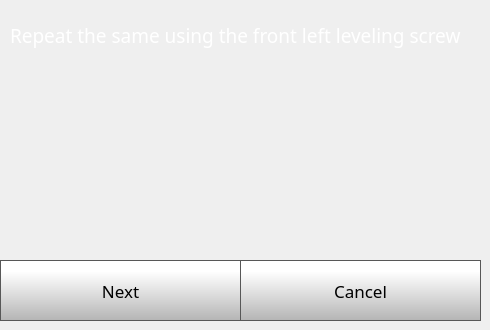
    <widget class="QWidget" name="quickStep3Page">
     <widget class="QPushButton" name="quickStep3NextButton">
      <property name="geometry">
       <rect>
        <x>0</x>
        <y>260</y>
        <width>241</width>
        <height>61</height>
       </rect>
      </property>
      <property name="font">
       <font>
        <family>Gotham</family>
        <pointsize>13</pointsize>
       </font>
      </property>
      <property name="styleSheet">
       <string notr="true">QPushButton {
     border: 1px solid rgb(87, 87, 87);
	background-color: qlineargradient(spread:pad, x1:0, y1:1, x2:0, y2:0.188, stop:0 rgba(180, 180, 180, 255), stop:1 rgba(255, 255, 255, 255));


}

QPushButton:pressed {
    background-color: qlineargradient(x1: 0, y1: 0, x2: 0, y2: 1,
                                      stop: 0 #dadbde, stop: 1 #f6f7fa);
}

QPushButton:flat {
    border: none; /* no border for a flat push button */
}

QPushButton:default {
    border-color: navy; /* make the default button prominent */
}

QPushButton:focus {
	outline: none;
}</string>
      </property>
      <property name="text">
       <string>Next</string>
      </property>
      <property name="iconSize">
       <size>
        <width>40</width>
        <height>40</height>
       </size>
      </property>
     </widget>
     <widget class="QPushButton" name="quickStep3CancelButton">
      <property name="geometry">
       <rect>
        <x>240</x>
        <y>260</y>
        <width>241</width>
        <height>61</height>
       </rect>
      </property>
      <property name="font">
       <font>
        <family>Gotham</family>
        <pointsize>13</pointsize>
       </font>
      </property>
      <property name="styleSheet">
       <string notr="true">QPushButton {
     border: 1px solid rgb(87, 87, 87);
	background-color: qlineargradient(spread:pad, x1:0, y1:1, x2:0, y2:0.188, stop:0 rgba(180, 180, 180, 255), stop:1 rgba(255, 255, 255, 255));


}

QPushButton:pressed {
    background-color: qlineargradient(x1: 0, y1: 0, x2: 0, y2: 1,
                                      stop: 0 #dadbde, stop: 1 #f6f7fa);
}

QPushButton:flat {
    border: none; /* no border for a flat push button */
}

QPushButton:default {
    border-color: navy; /* make the default button prominent */
}

QPushButton:focus {
	outline: none;
}</string>
      </property>
      <property name="text">
       <string>Cancel</string>
      </property>
      <property name="iconSize">
       <size>
        <width>40</width>
        <height>40</height>
       </size>
      </property>
     </widget>
     <widget class="QLabel" name="calibrateLabel_10">
      <property name="geometry">
       <rect>
        <x>10</x>
        <y>10</y>
        <width>471</width>
        <height>51</height>
       </rect>
      </property>
      <property name="font">
       <font>
        <family>Gotham</family>
        <pointsize>14</pointsize>
        <weight>50</weight>
        <bold>false</bold>
       </font>
      </property>
      <property name="styleSheet">
       <string notr="true">color: rgb(255, 255, 255);</string>
      </property>
      <property name="text">
       <string>Repeat the same using the front left leveling screw</string>
      </property>
      <property name="wordWrap">
       <bool>true</bool>
      </property>
     </widget>
    </widget>
